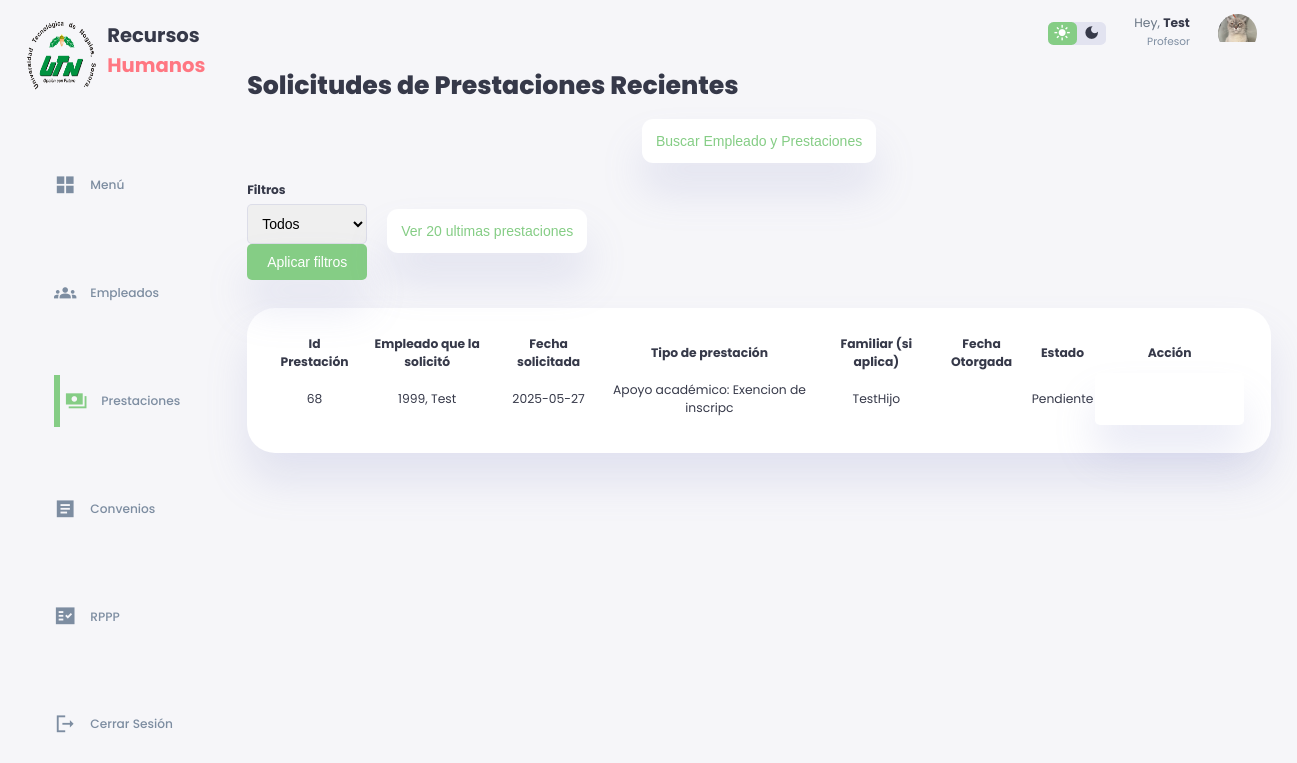
/solicitudesprestaciones.php (signed in), run on the app's committed database.
### tables this page shows
CREATE TABLE `prestacion` (
  `Id_Prestacion` int(11) NOT NULL,
  `Fecha_Solicitada` date NOT NULL DEFAULT current_timestamp(),
  `Fecha_Otorgada` date DEFAULT NULL,
  `Tipo` varchar(40) NOT NULL,
  `Estado` varchar(15) DEFAULT NULL
);

CREATE TABLE `empleado_prestacion` (
  `Numero_Empleado` int(11) NOT NULL,
  `Id_Prestacion` int(11) NOT NULL,
  `Tipo` varchar(40) NOT NULL,
  `Fecha_Solicitada` date NOT NULL DEFAULT current_timestamp(),
  `Fecha_Otorgada` date DEFAULT NULL
);

CREATE TABLE `empleado` (
  `Numero_Empleado` int(20) NOT NULL,
  `Nombre_Empleado` varchar(30) NOT NULL,
  `Contraseña_Empleado` varchar(20) DEFAULT '',
  `Area` varchar(30) NOT NULL,
  `Edad` int(3) NOT NULL,
  `Genero` varchar(12) NOT NULL,
  `Titulo` varchar(50) NOT NULL,
  `Fecha_Ingreso` date NOT NULL DEFAULT current_timestamp(),
  `Direccion` varchar(200) NOT NULL,
  `Telefono` varchar(12) NOT NULL,
  `Discapacidad` varchar(50) NOT NULL DEFAULT 'N/A',
  `Estado` varchar(30) NOT NULL DEFAULT 'Activo',
  `Dias_Extras` int(2) NOT NULL DEFAULT 0,
  `Dias` int(2) NOT NULL DEFAULT 24
);

CREATE TABLE `prestacion_apoyoacademico` (
  `Id_Prestacion` int(11) NOT NULL,
  `Numero_Empleado` int(11) NOT NULL,
  `Id_Familiar` int(11) NOT NULL,
  `Nivel_Academico` varchar(20) NOT NULL,
  `Nombre_Institucion` varchar(35) NOT NULL,
  `Tipo` varchar(20) NOT NULL
);

CREATE TABLE `familiar_empleado` (
  `Id_Familiar` int(11) NOT NULL,
  `Nombre_Familiar` varchar(50) NOT NULL,
  `Nivel_academico` varchar(25) NOT NULL,
  `Edad` int(3) NOT NULL
);

### solicitudesprestaciones.php (the view, shortened to what this page needs)
<?php
require_once("conn.php");
?>
<!DOCTYPE html>
<html lang="en">
<head>
    <link href="lightbox.min.css" rel="stylesheet">
    <link rel="stylesheet" href="./styleSolicitudDePrestacionesxd.css">
</head>
<body>
    <div class="container">
        <aside>
            <div class="top">
                <div class="logo">
                    <img src="./images/logo.png.png">
                    <h2>Recursos<span class="danger"> Humanos</span></h2>
                </div>
            </div>
            <div class="sidebar">
                <a href="index.php">
                    <span class="material-icons-sharp">grid_view</span>
                    <h3>Menú</h3>
                </a>
                <a href="empleados.php">
                    <span class="material-icons-sharp">groups</span>
                    <h3>Empleados</h3>
                </a>
                <a href="solicitudesprestaciones.php" class="active">
                <span class="material-icons-sharp">payments</span>
                    <h3>Prestaciones</h3>
                </a>
                <a href="convenioNuevo.php">
                    <span class="material-icons-sharp">article</span>
                    <h3>Convenios</h3>
                </a>
                <a href="RPPP.php">
                    <span class="material-icons-sharp">fact_check</span>
                    <h3>RPPP</h3>
                </a>
                <a href="#" onclick="event.preventDefault(); document.getElementById('logout-form').submit();">
                    <span class="material-icons-sharp">logout</span>
                    <h3>Cerrar Sesión</h3>
                </a>
            </div>
        </aside>
        <div class="contenido">
            <div class="top">
                <div class="theme-toggler">
                    <span class="material-icons-sharp active">light_mode</span>
                    <span class="material-icons-sharp">dark_mode</span>
                </div>
                <div class="profile">
                    <div class="info">
                        <?php
                        echo '<p>Hey, <b>'.htmlspecialchars($_SESSION['Nombre_Empleado']).'</b></p>
                            <small class="text-muted">'.htmlspecialchars($_SESSION['Area']).'</small>';
                        ?>
                    </div>
                    <div class="profile-photo">
                        <img src="./images/profile-1.jpg.jpeg">
                    </div>
                </div>
            </div>
            <h1>Solicitudes de Prestaciones Recientes</h1>
            <div class="button-container">
                <button type="button" class="button" onclick="window.location.href='buscarEmpleadoYPrestaciones.php'">Buscar Empleado y Prestaciones</button>
            </div>
            <br>
            <div class="filtros-container">
    <form action="" method="post">
        <div class="filtro-item">
            <label for="prestacionFiltro"><h3>Filtros</h3></label>
            <select name="prestacionFiltro" id="prestacionFiltro" required onchange="mostrarSelectEspecifico()">
                <option value="todos">Todos</option>
            </select>
        </div>
        <div class="filtro-item">
            <button type="submit" class="btn btn-primary">Aplicar filtros</button>
        </div>
    </form>
<button class="button" onclick="mostrarPDF('prestacionesRecientes.php')">Ver 20 ultimas prestaciones</a>
</div>
            <?php
            if ($_SERVER["REQUEST_METHOD"] == "POST" && isset($_POST['aplicarFiltros'])) {
                $filtroPrestacion = $_POST['prestacionFiltro'];
                if ($filtroPrestacion == "Academico") {
                    if (!empty($_POST['especifico'])) {
                        $especifico = $_POST['especifico'];
                        echo "<script>console.log('Especifico: $especifico');</script>";
                        $querySP = $conn->prepare("SELECT * FROM prestacion p WHERE p.Tipo = 'Academico' AND p.Fecha_Otorgada IS NULL AND EXISTS (SELECT 1 FROM prestacion_apoyoacademico pa WHERE p.Id_Prestacion = pa.Id_Prestacion AND pa.Tipo LIKE ?)");
                        $querySP->bind_param("s", $especifico);
                    }
                    else {
                        $querySP = $conn->prepare("SELECT * FROM prestacion p WHERE p.Tipo = 'Academico' AND p.Fecha_Otorgada IS NULL AND EXISTS (SELECT 1 FROM prestacion_apoyoacademico pa WHERE p.Id_Prestacion = pa.Id_Prestacion)");
                    }
                } elseif ($filtroPrestacion == "Financiera") {
                    if (!empty($_POST['especifico'])) {
                        $especifico = $_POST['especifico'];
                        $querySP = $conn->prepare("SELECT * FROM prestacion p WHERE p.Tipo = 'Financiera' AND p.Fecha_Otorgada IS NULL AND EXISTS (SELECT 1 FROM prestacion_apoyofinanciero pa WHERE p.Id_Prestacion = pa.Id_Prestacion AND pa.Tipo LIKE ?)");
                        $querySP->bind_param("s", $especifico);
                    }
                    else {
                        $querySP = $conn->prepare("SELECT * FROM prestacion p WHERE p.Tipo = 'Financiera' AND p.Fecha_Otorgada IS NULL AND EXISTS (SELECT 1 FROM prestacion_apoyofinanciero pa WHERE p.Id_Prestacion = pa.Id_Prestacion)");
                    }
                } elseif ($filtroPrestacion == "Día") {
                    if (!empty($_POST['especifico'])) {
                        $especifico = $_POST['especifico'];
                        $querySP = $conn->prepare("SELECT * FROM prestacion p WHERE p.Tipo = 'Día' AND p.Fecha_Otorgada IS NULL AND EXISTS (SELECT 1 FROM prestacion_dias pa WHERE p.Id_Prestacion = pa.Id_Prestacion AND pa.Motivo LIKE ?)");
                        $querySP->bind_param("s", $especifico);
                    }
                    else {
                        $querySP = $conn->prepare("SELECT * FROM prestacion p WHERE p.Tipo = 'Día' AND p.Fecha_Otorgada IS NULL AND EXISTS (SELECT 1 FROM prestacion_dias pa WHERE p.Id_Prestacion = pa.Id_Prestacion)");
                    }
                } elseif ($filtroPrestacion == "Plazo") {
                    if (!empty($_POST['especifico'])) {
                        $especifico = $_POST['especifico'];
                        $querySP = $conn->prepare("SELECT * FROM prestacion p INNER JOIN prestacion_plazos pa ON p.Id_Prestacion = pa.Id_Prestacion WHERE p.Tipo = 'Plazo' AND p.Fecha_Otorgada IS NULL AND pa.Tipo LIKE ?");
                        $querySP->bind_param("s", $especifico);
                    }
                    else {
                        $querySP = $conn->prepare("SELECT * FROM prestacion WHERE Tipo = 'Plazo' AND Fecha_Otorgada IS NULL");
                    }
                } else {
                    $querySP = $conn->prepare("SELECT * FROM prestacion WHERE Fecha_Otorgada IS NULL");
                }
            } else {
                $querySP = $conn->prepare("SELECT * FROM prestacion WHERE Fecha_Otorgada IS NULL");
            }
            $querySP->execute();
            $resultadoSP = $querySP->get_result();
            while ($rowSP = $resultadoSP->fetch_assoc()) {
                $fechaSolicitud = $rowSP['Fecha_Solicitada'];
                $idPrestacion = $rowSP['Id_Prestacion'];
                $queryCNE = $conn->prepare("SELECT Numero_Empleado FROM empleado_prestacion WHERE Id_Prestacion = ?");
                $queryCNE->bind_param("i", $idPrestacion);
                $queryCNE->execute();
                $resultCNE = $queryCNE->get_result();
                $rowCNE = $resultCNE->fetch_assoc();
                $numeroEmpleado = $rowCNE['Numero_Empleado'];
                $queryCNME = $conn->prepare("SELECT Nombre_Empleado FROM empleado WHERE Numero_Empleado = ?");
                $queryCNME->bind_param("i", $numeroEmpleado);
                $queryCNME->execute();
                $resultCNME = $queryCNME->get_result();
                $rowCNME = $resultCNME->fetch_assoc();
                $nombreEmpleado = $rowCNME['Nombre_Empleado'];
                if ($rowSP['Tipo'] == "Academico") {
                    $queryCPA = $conn->prepare("SELECT * FROM prestacion_apoyoacademico WHERE Id_Prestacion = ?");
                    $queryCPA->bind_param("i", $idPrestacion);
                    $queryCPA->execute();
                    $resultCPA = $queryCPA->get_result();
                    $rowCPA = $resultCPA->fetch_assoc();
                    $tipo = "Apoyo académico: ".$rowCPA['Tipo'];
                }
                $queryCFP = $conn->prepare("SELECT * FROM familiar_prestacion WHERE Id_Prestacion = ?");
                $queryCFP->bind_param("i", $idPrestacion);
                $queryCFP->execute();
                $resultCFP = $queryCFP->get_result();
                if ($resultCFP->num_rows > 0) {
                    $rowCFP = $resultCFP->fetch_assoc();
                    $idFamiliar = $rowCFP['Id_Familiar'];
                    $queryCF = $conn->prepare("SELECT Nombre_Familiar FROM familiar_empleado WHERE Id_Familiar = ?");
                    $queryCF->bind_param("i", $idFamiliar);
                    $queryCF->execute();
                    $resultCF = $queryCF->get_result();
                    $rowCF = $resultCF->fetch_assoc();
                    $nombreFamiliar = $rowCF['Nombre_Familiar'];
                } else {
                    $nombreFamiliar = "N/A";
                }
            if ($rowSP['Tipo'] != "Día" && $rowSP['Tipo'] != "Plazo") {
                echo '
                <main>
                <div class="prestamos-recientes">
                <table class="table table-bordered">
                <thead>
                    <tr>
                    <th>Id Prestación</th>
                    <th>Empleado que la solicitó</th>
                    <th>Fecha solicitada</th>
                    <th>Tipo de prestación</th>
                    <th>Familiar (si aplica)</th>
                    <th>Fecha Otorgada</th>
                    <th>Estado</th>
                    <th>Acción</th>
                    </tr>
                </thead>
                <tbody>';
                echo "<tr>";
                echo "<td>".htmlspecialchars($idPrestacion)."</td>";
                echo "<td>".htmlspecialchars($numeroEmpleado).", ".htmlspecialchars($nombreEmpleado)."</td>";
                echo "<td>".htmlspecialchars($fechaSolicitud)."</td>";
                echo "<td>".htmlspecialchars($tipo)."</td>";
                echo "<td>".htmlspecialchars($nombreFamiliar)."</td>";
                echo "<td>".htmlspecialchars($rowSP['Fecha_Otorgada'])."</td>";
                echo "<td>".htmlspecialchars($rowSP['Estado'])."</td>";
                echo "<td>";
                echo "<form action='otorgarPrestaciones.php' method='post'>";
                echo "<button type='submit' class='btn btn-primary'>Otorgar prestación</button>";
                echo "</form>";
                echo "</td>";
                echo "</tr>
                </tbody>
                </table>
                </div>
                </main>";
            }
        }
        ?>
    </div>
</body>
</html>

### data on the page
prestacion: Id_Prestacion "68", empleado_prestacion.Numero_Empleado "1999", empleado.Nombre_Empleado "Test", Fecha_Solicitada "2025-05-27", prestacion_apoyoacademico.Tipo "Apoyo académico: Exencion de inscripc", familiar_empleado.Nombre_Familiar "TestHijo", Estado "Pendiente"

### other printed values
$_SESSION['Nombre_Empleado'] "Test"
$_SESSION['Area'] "Profesor"
